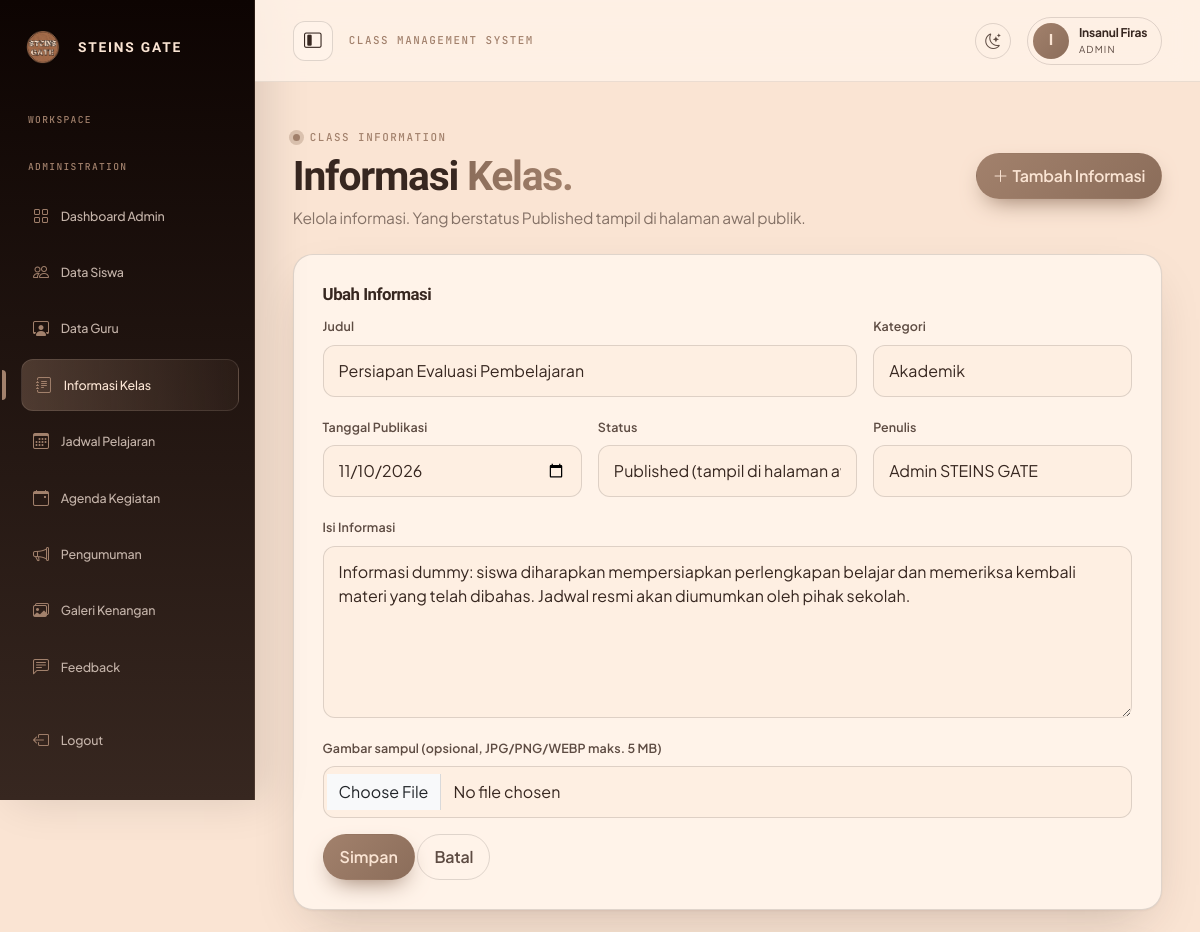
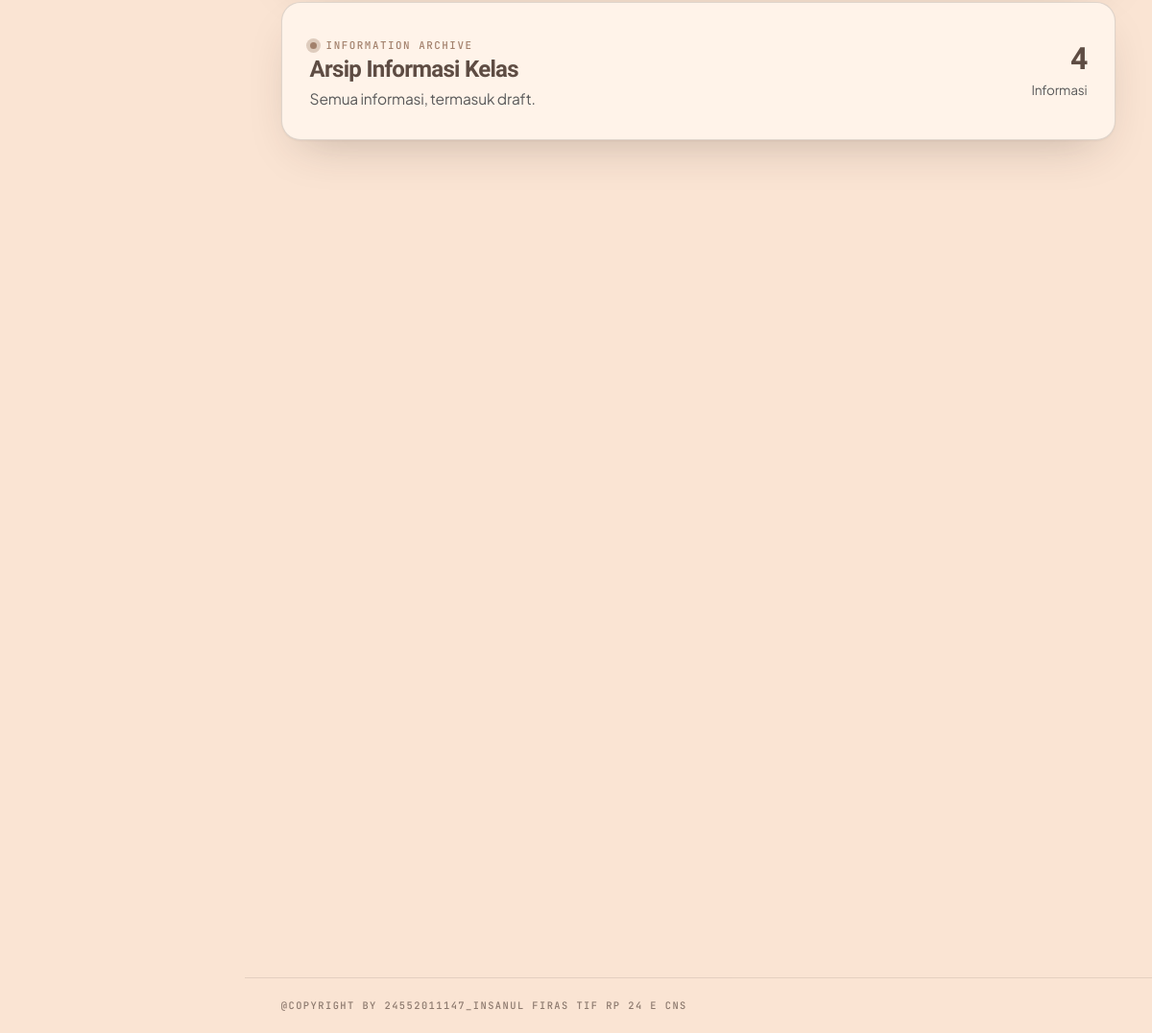
The page /dashboard/informasi.php?edit=1 (signed in) on the database its author committed (2 pictures, top to bottom).
### tables this page shows
CREATE TABLE `informasi` (
  `id` int(11) NOT NULL,
  `kategori_id` int(11) DEFAULT NULL,
  `judul` varchar(180) NOT NULL,
  `isi` text NOT NULL,
  `gambar` varchar(255) DEFAULT NULL,
  `penulis` varchar(100) DEFAULT 'Admin STEINS GATE',
  `status` enum('draft','published') DEFAULT 'published',
  `tanggal_publikasi` date NOT NULL,
  `created_at` timestamp NULL DEFAULT current_timestamp(),
  `updated_at` timestamp NULL DEFAULT current_timestamp() ON UPDATE current_timestamp()
);

CREATE TABLE `kategori_informasi` (
  `id` int(11) NOT NULL,
  `nama` varchar(80) NOT NULL
);

### dashboard/informasi.php (the view, shortened to what this page needs)
<?php
require_once __DIR__ . '/../config/database.php';
require_once __DIR__ . '/../includes/functions.php';
$u = current_user();
$isAdmin = $u['role'] === 'admin';
$edit = null;
$cats = $pdo->query("SELECT id, nama FROM kategori_informasi ORDER BY nama")->fetchAll();
if ($isAdmin && isset($_GET['edit'])) {
    $q = $pdo->prepare('SELECT * FROM informasi WHERE id=?');
    $q->execute([(int)$_GET['edit']]);
    $edit = $q->fetch(PDO::FETCH_ASSOC) ?: null;
}
$where = $isAdmin ? '' : "WHERE i.status = 'published'";
$infos = $pdo->query("
    SELECT i.*, k.nama AS kategori
    FROM informasi i
    LEFT JOIN kategori_informasi k ON k.id = i.kategori_id
    $where
    ORDER BY i.tanggal_publikasi DESC, i.id DESC
")->fetchAll(PDO::FETCH_ASSOC);
include __DIR__ . '/../includes/dashboard_page_start.php';
$editing = $edit && !empty($edit['id']);
?>
<div class="page-heading">
    <div>
        <div class="section-kicker">CLASS INFORMATION</div>
        <h1>Informasi <em>Kelas.</em></h1>
        <p><?= $isAdmin ? 'Kelola informasi. Yang berstatus Published tampil di halaman awal publik.' : 'Pusat informasi dan kabar terbaru keluarga besar IPA 2 MAN 2 Padang Panjang.' ?></p>
    </div>
    <?php if ($isAdmin): ?><a class="btn btn-brown" href="#form-informasi"><i class="bi bi-plus-lg me-1"></i>Tambah Informasi</a><?php endif; ?>
</div>
<?php if ($isAdmin): ?>
<div class="sg-panel mb-4" id="form-informasi">
    <h3><?= $editing ? 'Ubah Informasi' : 'Tambah Informasi' ?></h3>
    <form method="post" enctype="multipart/form-data" class="row g-3">
        <div class="col-md-8"><label class="form-label">Judul</label><input name="judul" maxlength="180" class="form-control custom-input" required value="<?= e($edit['judul'] ?? '') ?>"></div>
        <div class="col-md-4"><label class="form-label">Kategori</label>
            <select name="kategori_id" class="form-select custom-input"><option value="">Tanpa kategori</option>
                <?php foreach ($cats as $c): ?><option value="<?= (int)$c['id'] ?>" <?= (int)($edit['kategori_id'] ?? 0) === (int)$c['id'] ? 'selected' : '' ?>><?= e($c['nama']) ?></option><?php endforeach; ?>
            </select></div>
        <div class="col-md-4"><label class="form-label">Tanggal Publikasi</label><input type="date" name="tanggal_publikasi" class="form-control custom-input" required value="<?= e($edit['tanggal_publikasi'] ?? date('Y-m-d')) ?>"></div>
        <div class="col-md-4"><label class="form-label">Status</label>
            <select name="status" class="form-select custom-input">
                <option value="published" <?= ($edit['status'] ?? 'published') === 'published' ? 'selected' : '' ?>>Published (tampil di halaman awal)</option>
            </select></div>
        <div class="col-md-4"><label class="form-label">Penulis</label><input name="penulis" maxlength="100" class="form-control custom-input" value="<?= e($edit['penulis'] ?? $u['nama'] ?? 'Admin STEINS GATE') ?>"></div>
        <div class="col-12"><label class="form-label">Isi Informasi</label><textarea name="isi" rows="6" class="form-control custom-input" required><?= e($edit['isi'] ?? '') ?></textarea></div>
        <div class="col-12"><label class="form-label">Gambar sampul (opsional, JPG/PNG/WEBP maks. 5 MB)<?= $editing && !empty($edit['gambar']) ? ' — kosongkan jika tidak diganti' : '' ?></label>
            <input type="file" name="gambar" accept=".jpg,.jpeg,.png,.webp" class="form-control custom-input"></div>
        <div class="col-12"><button class="btn btn-brown">Simpan</button> <?php if ($editing): ?><a class="btn btn-outline-secondary" href="<?= BASE_URL ?>/dashboard/informasi.php">Batal</a><?php endif; ?></div>
    </form>
</div>
<?php endif; ?>
<div class="sg-panel mb-4">
    <div class="d-flex justify-content-between align-items-center flex-wrap gap-3">
        <div><div class="section-kicker">INFORMATION ARCHIVE</div><h4 class="mb-1">Arsip Informasi Kelas</h4>
            <p class="text-muted mb-0"><?= $isAdmin ? 'Semua informasi, termasuk draft.' : 'Daftar informasi yang telah dipublikasikan.' ?></p></div>
        <div class="text-end"><h2 class="mb-0"><?= count($infos) ?></h2><small class="text-muted">Informasi</small></div>
    </div>
</div>
<div class="row g-4">
<?php if (!$infos): ?>
    <div class="col-12"><div class="sg-panel text-center py-5"><i class="bi bi-inbox fs-1 mb-3"></i><h4>Belum Ada Informasi</h4><p class="text-muted mb-0">Informasi kelas akan tampil setelah dipublikasikan oleh admin.</p></div></div>
<?php else: foreach ($infos as $i): ?>
    <div class="col-md-6 col-xl-4">
    </div>
<?php endforeach; endif; ?>
</div>
<?php include __DIR__ . '/../includes/dashboard_page_end.php'; ?>

### assets/css/style.css (style rules this page uses)
:root { --taupe: #A2816C; --medium: #8B6D5A; --brown: #5E4C43; --dark: #372720; --outline: #0D0402; --cream: #FAE4D3; --warm: #C4B3A9; --bg: #FAE4D3; --surface: #fff3e9; --text: #5E4C43; --heading: #372720; --line: rgba(13, 4, 2, .13); --shadow: 0 18px 50px rgba(55, 39, 32, .08); }
* { box-sizing: border-box; }
html { scroll-behavior: smooth; }
body { margin: 0; font-family: 'Manrope', sans-serif; background: var(--bg); color: var(--text); transition: background .25s ease, color .25s ease; }
a { color: inherit; text-decoration: none; }
.btn-brown { border: 1px solid var(--medium); border-radius: 4px; background: var(--medium); color: var(--cream); }
.eyebrow, .section-kicker { display: block; font-size: .68rem; font-weight: 700; letter-spacing: .2em; }
.form-label { color: var(--heading); font-size: .76rem; font-weight: 700; }
.custom-input { padding: 12px; border: 1px solid var(--line); border-radius: 3px; background: var(--bg); color: var(--text); }

### assets/css/dashboard-pages.css (style rules this page uses)
.page-heading { display:flex;justify-content:space-between;align-items:flex-end;gap:1rem;margin-bottom:1.5rem }
.page-heading h1 { font-family:'Playfair Display',serif;font-size:clamp(2rem,4vw,3rem);margin:.25rem 0;color:var(--text,#372720) }
.page-heading p { margin:0;color:var(--muted,#8B6D5A) }
.sg-panel,.sg-card { background:var(--card,#fffaf5);border:1px solid rgba(94,76,67,.14);border-radius:18px;padding:1.2rem;box-shadow:0 8px 24px rgba(55,39,32,.04) }
.sg-panel h3,.sg-card h3 { font-size:1.05rem;font-weight:700;color:var(--text,#372720) }
:root { --sg-radius: 20px; --sg-glass: rgba(255, 243, 233, .82); }
body { font-family: 'Manrope', sans-serif; letter-spacing: -.012em; }
h1,h2,h3,h4,.dash-welcome,.page-heading h1 { font-family: 'DM Serif Display', serif; letter-spacing: -.025em; }
.dash-stat,.dash-panel,.sg-panel,.sg-card { border-radius: var(--sg-radius); border-color: rgba(94,76,67,.13); box-shadow: 0 14px 40px rgba(55,39,32,.065); }
.btn-brown,.btn-outline-brown,.btn-outline-secondary { border-radius: 11px; padding: 10px 16px; font-weight: 800; transition: .2s ease; }
.btn-brown { box-shadow: 0 8px 18px rgba(94,76,67,.16); }
.custom-input { border-radius: 10px; padding: 12px 14px; }
.page-heading { align-items: center; }
.page-heading h1 { font-size: clamp(2.5rem, 5vw, 3.8rem); }
.sg-panel { padding: clamp(1.1rem, 2.5vw, 1.8rem); }
.sg-panel form .form-label { font-weight: 600; color: var(--text, #372720); }
.sg-panel .btn { border-radius: 10px; }
.sg-panel form .custom-input { min-height: 44px; }

### rows shown on the page
informasi: judul "Persiapan Evaluasi Pembelajaran", kategori_id "Akademik", tanggal_publikasi "11/10/2026", status "Published (tampil di halaman awal)", penulis "Admin STEINS GATE", isi "Informasi dummy: siswa diharapkan mempersiapkan perlengkapan belajar dan memeriksa kembali materi yang telah dibahas. Jadwal resmi akan diumumkan oleh pihak sekolah."

### other values the page prints
substr($namaUser, 0, 1) "I"
$namaUser "Insanul Firas"
$role "ADMIN"
count($infos) "4"
COPYRIGHT_TEXT "@COPYRIGHT BY 24552011147_INSANUL FIRAS TIF RP 24 E CNS"
